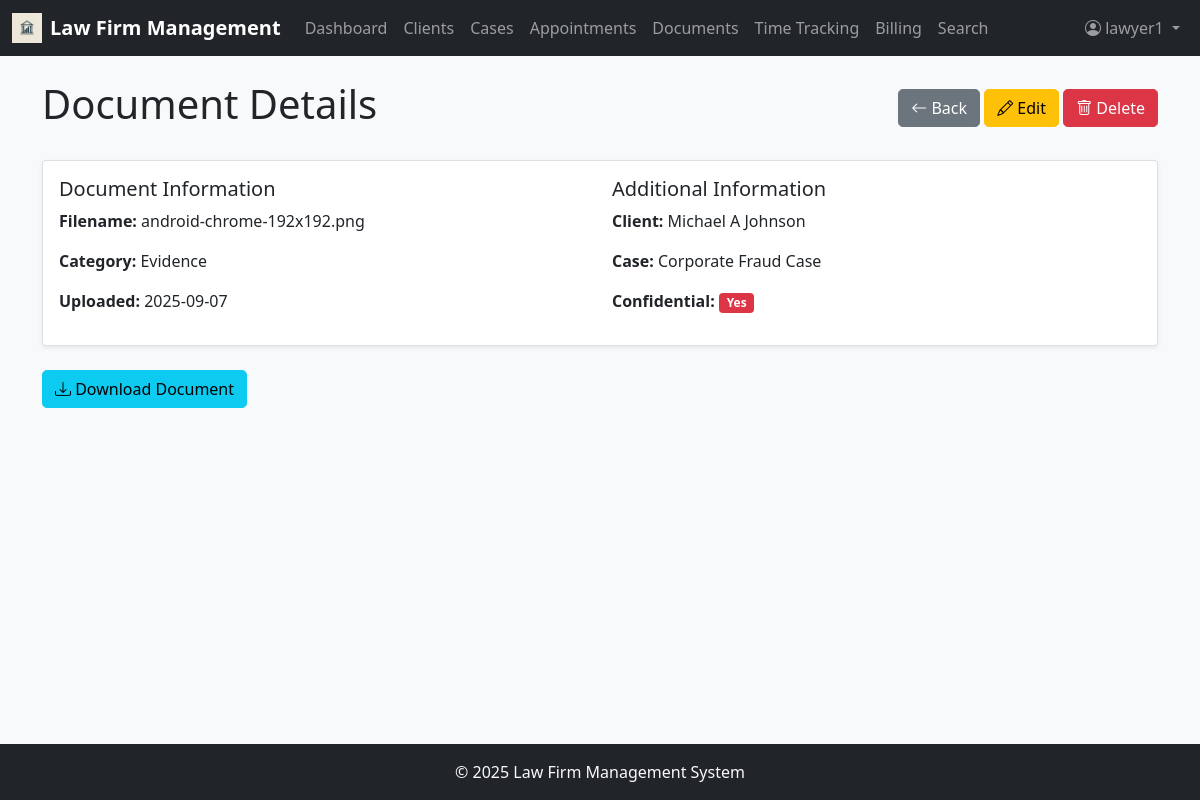
The page /documents/1 (signed in) on the database its author committed.
### app/models.py (models this page shows, shortened)
class User(UserMixin, db.Model):
    id = db.Column(db.Integer, primary_key=True)
    username = db.Column(db.String(64), index=True, unique=True)
    email = db.Column(db.String(120), index=True, unique=True)
    password_hash = db.Column(db.String(128))
    first_name = db.Column(db.String(64))
    last_name = db.Column(db.String(64))
    role = db.Column(db.String(20))  # 'admin' (full access to system; manage users, roles, permissions, clients, cases, billing, payments; approve/reject invoices/time entries; access analytics, financial reports, firm-wide dashboards; configure system settings (billing rates, document categories, practice areas); assign lawyers/staff to cases), 'lawyer' (manage own cases & clients; add/edit case details, appointments, documents, time entries; track billable hours; generate invoices (pending admin approval); search legal database, access case law, add citations to cases; communicate with clients via notes/messages; cannot create/remove other users), 'staff' (support role, limited permissions; schedule appointments; upload and manage documents (evidence, contracts); draft invoices (cannot approve/send); record time entries on behalf of lawyers (if permitted); cannot delete cases or clients; cannot assign users)
    hourly_rate = db.Column(db.Float)
    cases = db.relationship('Case', secondary=case_assignments, backref=db.backref('assigned_users', lazy='dynamic'))
    time_entries = db.relationship('TimeEntry', backref='user', lazy='dynamic')

class Document(db.Model):
    id = db.Column(db.Integer, primary_key=True)
    filename = db.Column(db.String(256))
    original_filename = db.Column(db.String(256))
    category = db.Column(db.String(64))  # Contracts, Evidence, Court Filings, etc.
    description = db.Column(db.Text)
    confidential = db.Column(db.Boolean, default=False)
    version = db.Column(db.Integer, default=1)
    client_id = db.Column(db.Integer, db.ForeignKey('client.id'))
    case_id = db.Column(db.Integer, db.ForeignKey('case.id'))
    uploaded_at = db.Column(db.DateTime, default=datetime.utcnow)
    uploaded_by = db.Column(db.Integer, db.ForeignKey('user.id'))

class Client(db.Model):
    id = db.Column(db.Integer, primary_key=True)
    first_name = db.Column(db.String(64))
    last_name = db.Column(db.String(64))
    email = db.Column(db.String(120))
    phone = db.Column(db.String(20))
    address = db.Column(db.String(256))
    company = db.Column(db.String(128))
    category = db.Column(db.String(64))
    notes = db.Column(db.Text)
    cases = db.relationship('Case', backref='client', lazy='dynamic')
    appointments = db.relationship('Appointment', backref='client', lazy='dynamic')
    documents = db.relationship('Document', backref='client', lazy='dynamic')

class Case(db.Model):
    id = db.Column(db.Integer, primary_key=True)
    case_number = db.Column(db.String(20), unique=True)
    title = db.Column(db.String(128))
    description = db.Column(db.Text)
    status = db.Column(db.String(20))  # Open, In Progress, On Hold, Closed, Archived
    priority = db.Column(db.String(20))  # Low, Medium, High, Urgent
    practice_area = db.Column(db.String(64))
    case_type = db.Column(db.String(64))
    budget = db.Column(db.Float)
    client_id = db.Column(db.Integer, db.ForeignKey('client.id'))
    appointments = db.relationship('Appointment', backref='case', lazy='dynamic')
    documents = db.relationship('Document', backref='case', lazy='dynamic')
    time_entries = db.relationship('TimeEntry', backref='case', lazy='dynamic')
    invoices = db.relationship('Invoice', backref='case', lazy='dynamic')
    created_at = db.Column(db.DateTime, default=datetime.utcnow)
    updated_at = db.Column(db.DateTime, default=datetime.utcnow, onupdate=datetime.utcnow)

### app/routes.py (the view)
@app.route('/documents/<int:id>', methods=['GET'])
@login_required
@role_required(['admin', 'lawyer', 'staff'])
def document_detail(id):
    document = Document.query.get_or_404(id)
    return render_template('document_detail.html', document=document)

### app/__init__.py (called while the page is built)
@login.user_loader
def load_user(id):
    return User.query.get(int(id))

### app/routes.py (called while the page is built)
def role_required(allowed_roles):
    def decorator(f):
        @wraps(f)
        def decorated_function(*args, **kwargs):
            if current_user.is_anonymous or current_user.role not in allowed_roles:
                flash('You do not have permission to access this page.')
                return redirect(url_for('dashboard')) # Redirect to dashboard or login
            return f(*args, **kwargs)
        return decorated_function
    return decorator

### app/templates/document_detail.html (shortened to what this page needs)
{% extends "base.html" %}
{% block content %}
<div class="d-flex justify-content-between align-items-center mb-4">
    <h1>Document Details</h1>
    <div>
        <a href="{{ request.referrer or url_for('documents') }}" class="btn btn-secondary">
            <i class="bi bi-arrow-left"></i> Back
        </a>
        <a href="{{ url_for('edit_document', id=document.id) }}" class="btn btn-warning">
            <i class="bi bi-pencil"></i> Edit
        </a>
        <button type="button" class="btn btn-danger" onclick="confirmDelete({{ document.id }}, '{{ document.original_filename }}')">
            <i class="bi bi-trash"></i> Delete
        </button>
    </div>
</div>
<div class="card mb-4">
    <div class="card-body">
        <div class="row">
            <div class="col-md-6">
                <h5>Document Information</h5>
                <p><strong>Filename:</strong> {{ document.original_filename }}</p>
                <p><strong>Category:</strong> {{ document.category }}</p>
                <p><strong>Uploaded:</strong> {{ document.uploaded_at.strftime('%Y-%m-%d') }}</p>
            </div>
            <div class="col-md-6">
                <h5>Additional Information</h5>
                <p><strong>Client:</strong> {{ document.client.first_name }} {{ document.client.last_name }}</p>
                <p><strong>Case:</strong> {{ document.case.title if document.case else '-' }}</p>
                <p>
                    <strong>Confidential:</strong>
                    {% if document.confidential %}
                    <span class="badge bg-danger">Yes</span>
                    {% else %}
                    <span class="badge bg-success">No</span>
                    {% endif %}
                </p>
            </div>
        </div>
    </div>
</div>
<a href="{{ url_for('download_document', id=document.id) }}" class="btn btn-info">
    <i class="bi bi-download"></i> Download Document
</a>
{% endblock %}

### app/templates/base.html (shortened to what this page needs)
<!DOCTYPE html>
<html lang="en">
  <head>
    <link
      href="https://cdn.jsdelivr.net/npm/bootstrap@5.1.3/dist/css/bootstrap.min.css"
      rel="stylesheet"
    />
    <link
      rel="stylesheet"
      href="https://cdn.jsdelivr.net/npm/bootstrap-icons@1.8.1/font/bootstrap-icons.css"
    />
    <link
      href="{{ url_for('static', filename='css/style.css') }}"
      rel="stylesheet"
    />
  </head>
  <body class="d-flex flex-column min-vh-100">
    <nav class="navbar navbar-expand-lg navbar-dark bg-dark">
      <div class="container-fluid">
        <a
          class="navbar-brand d-flex align-items-center"
          href="{{ url_for('dashboard') }}"
        >
          <img
            src="{{ url_for('static', filename='images/lawfirm-logo.jpg') }}"
            alt="Logo"
            width="30"
            height="30"
            class="d-inline-block align-text-top me-2"
          />
          Law Firm Management
        </a>
        <div class="collapse navbar-collapse" id="navbarNav">
          <ul class="navbar-nav me-auto">
            <li class="nav-item">
              <a
                class="nav-link {% if request.endpoint == 'dashboard' %}active{% endif %}"
                href="{{ url_for('dashboard') }}"
              >
                Dashboard
              </a>
            </li>
            <li class="nav-item">
              <a
                class="nav-link {% if request.endpoint == 'clients' %}active{% endif %}"
                href="{{ url_for('clients') }}"
              >
                Clients
              </a>
            </li>
            <li class="nav-item">
              <a
                class="nav-link {% if request.endpoint == 'cases' %}active{% endif %}"
                href="{{ url_for('cases') }}"
              >
                Cases
              </a>
            </li>
            <li class="nav-item">
              <a
                class="nav-link {% if request.endpoint == 'appointments' %}active{% endif %}"
                href="{{ url_for('appointments') }}"
              >
                Appointments
              </a>
            </li>
            <li class="nav-item">
              <a
                class="nav-link {% if request.endpoint == 'documents' %}active{% endif %}"
                href="{{ url_for('documents') }}"
              >
                Documents
              </a>
            </li>
            <li class="nav-item">
              <a
                class="nav-link {% if request.endpoint == 'time_tracking' %}active{% endif %}"
                href="{{ url_for('time_tracking') }}"
              >
                Time Tracking
              </a>
            </li>
            <li class="nav-item">
              <a
                class="nav-link {% if request.endpoint == 'billing' %}active{% endif %}"
                href="{{ url_for('billing') }}"
              >
                Billing
              </a>
            </li>
            <li class="nav-item">
              <a
                class="nav-link {% if request.endpoint == 'search' %}active{% endif %}"
                href="{{ url_for('search') }}"
              >
                Search
              </a>
            </li>
          </ul>
          <ul class="navbar-nav">
            {% if current_user.is_anonymous %}
            <li class="nav-item">
              <a class="nav-link" href="{{ url_for('login') }}">Login</a>
            </li>
            {% else %}
            <li class="nav-item dropdown">
              <a
                class="nav-link dropdown-toggle"
                href="#"
                id="navbarDropdown"
                role="button"
                data-bs-toggle="dropdown"
              >
                <i class="bi bi-person-circle"></i> {{ current_user.username }}
              </a>
            </li>
            {% endif %}
          </ul>
        </div>
      </div>
    </nav>
    <main class="flex-grow-1 container mt-4">
       {% block content %}{% endblock %}
    </main>
    <footer class="footer mt-auto py-3 bg-dark text-light">
      <div class="container text-center">
        <span>© <span id="year"></span> Law Firm Management System</span>
      </div>
    </footer>
  </body>
</html>

### app/static/css/style.css (style rules this page uses)
body { font-family: 'Segoe UI', Tahoma, Geneva, Verdana, sans-serif; background-color: #f8f9fa; }
.footer { margin-top: auto; padding: 1rem 0; background-color: #343a40; color: #fff; }
.card { box-shadow: 0 0.125rem 0.25rem rgba(0, 0, 0, 0.075); border: 1px solid rgba(0, 0, 0, 0.125); }
.badge { font-size: 0.75em; }
.navbar-brand { font-weight: bold; }
.btn { border-radius: 0.3rem; }

### rows shown on the page
User: username "lawyer1"
Document: original_filename "android-chrome-192x192.png", category "Evidence", uploaded_at "2025-09-07"
Client: client.first_name "Michael A", client.last_name "Johnson"
Case: case "Corporate Fraud Case"
